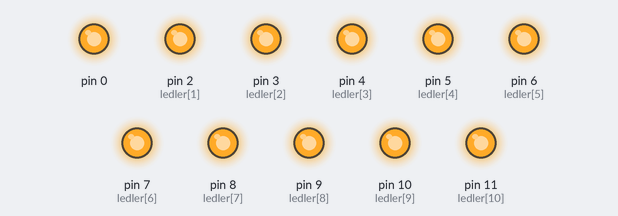
The sketch below on a simulated Arduino Uno, built with avr-gcc and run on an emulated ATmega328P. Parts: output pins drawn as LEDs (lit = HIGH).

Above: at 0.6 s.
Timing chart, 0 to 2.1 s (numbered marks = the images above):
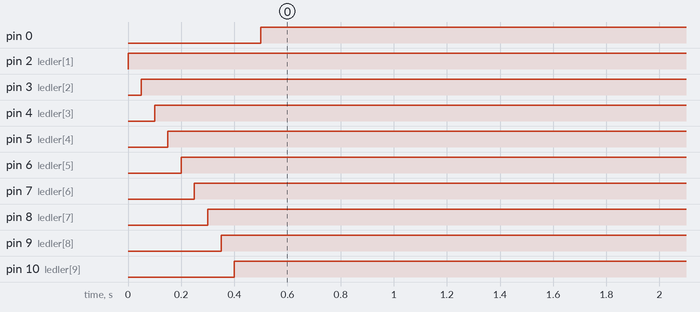

The sketch:

ledyakmakarasimsek.ino
```cpp
int ledler[]={1,2,3,4,5,6,7,8,9,10,11};
void setup() {
  for(int i=1; i<=11; i++){
    pinMode(ledler[i],OUTPUT);
  }

}

void loop() {
  for(int i=1; i<=11; i++){
    digitalWrite(ledler[i],1);
    delay(50);

  }
  for(int j=11; j>=1; j--){
    digitalWrite(ledler[j],1);
    delay(50);
  }
}
```

Measured:
- by itself, pin 0: LOW → HIGH at 0.50 s
- by itself, pin 2 (ledler[1]): LOW → HIGH at 0.00 s
- by itself, pin 3 (ledler[2]): LOW → HIGH at 0.05 s
- by itself, pin 4 (ledler[3]): LOW → HIGH at 0.10 s
- by itself, pin 5 (ledler[4]): LOW → HIGH at 0.15 s
- by itself, pin 6 (ledler[5]): LOW → HIGH at 0.20 s
- by itself, pin 7 (ledler[6]): LOW → HIGH at 0.25 s
- by itself, pin 8 (ledler[7]): LOW → HIGH at 0.30 s
